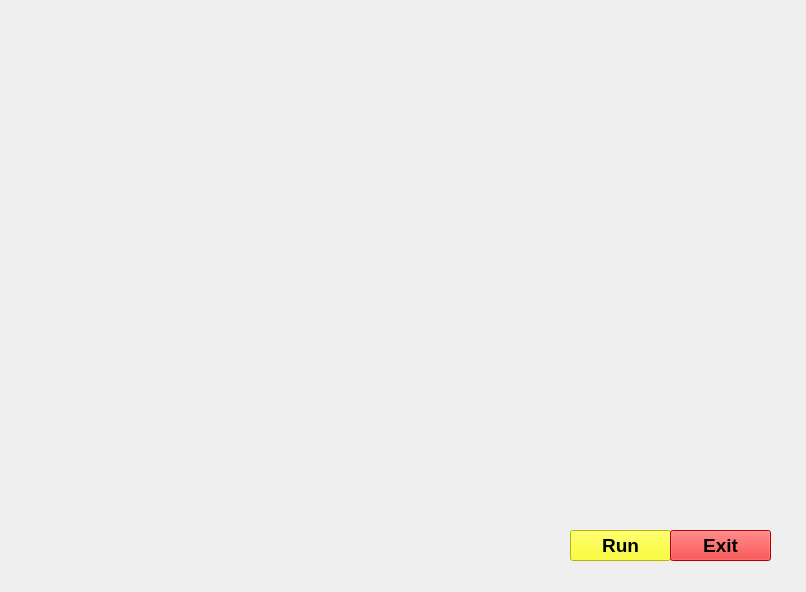
<?xml version="1.0" encoding="UTF-8"?>
<ui version="4.0">
 <class>MainWindow</class>
 <widget class="QMainWindow" name="MainWindow">
  <property name="geometry">
   <rect>
    <x>0</x>
    <y>0</y>
    <width>806</width>
    <height>592</height>
   </rect>
  </property>
  <property name="windowTitle">
   <string>MainWindow</string>
  </property>
  <widget class="QWidget" name="centralwidget">
   <widget class="QLabel" name="label">
    <property name="geometry">
     <rect>
      <x>0</x>
      <y>-10</y>
      <width>821</width>
      <height>591</height>
     </rect>
    </property>
    <property name="text">
     <string/>
    </property>
    <property name="pixmap">
     <pixmap>../../Downloads/7LP8.gif</pixmap>
    </property>
    <property name="scaledContents">
     <bool>true</bool>
    </property>
   </widget>
   <widget class="QPushButton" name="pushButton">
    <property name="geometry">
     <rect>
      <x>570</x>
      <y>530</y>
      <width>101</width>
      <height>31</height>
     </rect>
    </property>
    <property name="font">
     <font>
      <pointsize>14</pointsize>
      <weight>75</weight>
      <bold>true</bold>
     </font>
    </property>
    <property name="styleSheet">
     <string notr="true">background-color: rgb(255, 255, 0);</string>
    </property>
    <property name="text">
     <string>Run</string>
    </property>
   </widget>
   <widget class="QPushButton" name="pushButton_2">
    <property name="geometry">
     <rect>
      <x>670</x>
      <y>530</y>
      <width>101</width>
      <height>31</height>
     </rect>
    </property>
    <property name="font">
     <font>
      <pointsize>14</pointsize>
      <weight>75</weight>
      <bold>true</bold>
     </font>
    </property>
    <property name="styleSheet">
     <string notr="true">background-color: rgb(255, 0, 0);</string>
    </property>
    <property name="text">
     <string>Exit</string>
    </property>
   </widget>
   <widget class="QLabel" name="label_2">
    <property name="geometry">
     <rect>
      <x>10</x>
      <y>10</y>
      <width>351</width>
      <height>81</height>
     </rect>
    </property>
    <property name="text">
     <string/>
    </property>
    <property name="pixmap">
     <pixmap>../../Downloads/Jarvis_Loading_Screen.gif</pixmap>
    </property>
   </widget>
   <widget class="QTextBrowser" name="textBrowser">
    <property name="geometry">
     <rect>
      <x>410</x>
      <y>10</y>
      <width>191</width>
      <height>41</height>
     </rect>
    </property>
    <property name="font">
     <font>
      <pointsize>16</pointsize>
      <weight>75</weight>
      <bold>true</bold>
     </font>
    </property>
    <property name="styleSheet">
     <string notr="true">border-radius:none;
background:transparent;


</string>
    </property>
   </widget>
   <widget class="QTextBrowser" name="textBrowser_2">
    <property name="geometry">
     <rect>
      <x>600</x>
      <y>10</y>
      <width>191</width>
      <height>41</height>
     </rect>
    </property>
    <property name="styleSheet">
     <string notr="true">border-radius:none;
background:transparent;</string>
    </property>
   </widget>
  </widget>
 </widget>
 <resources/>
 <connections/>
</ui>
